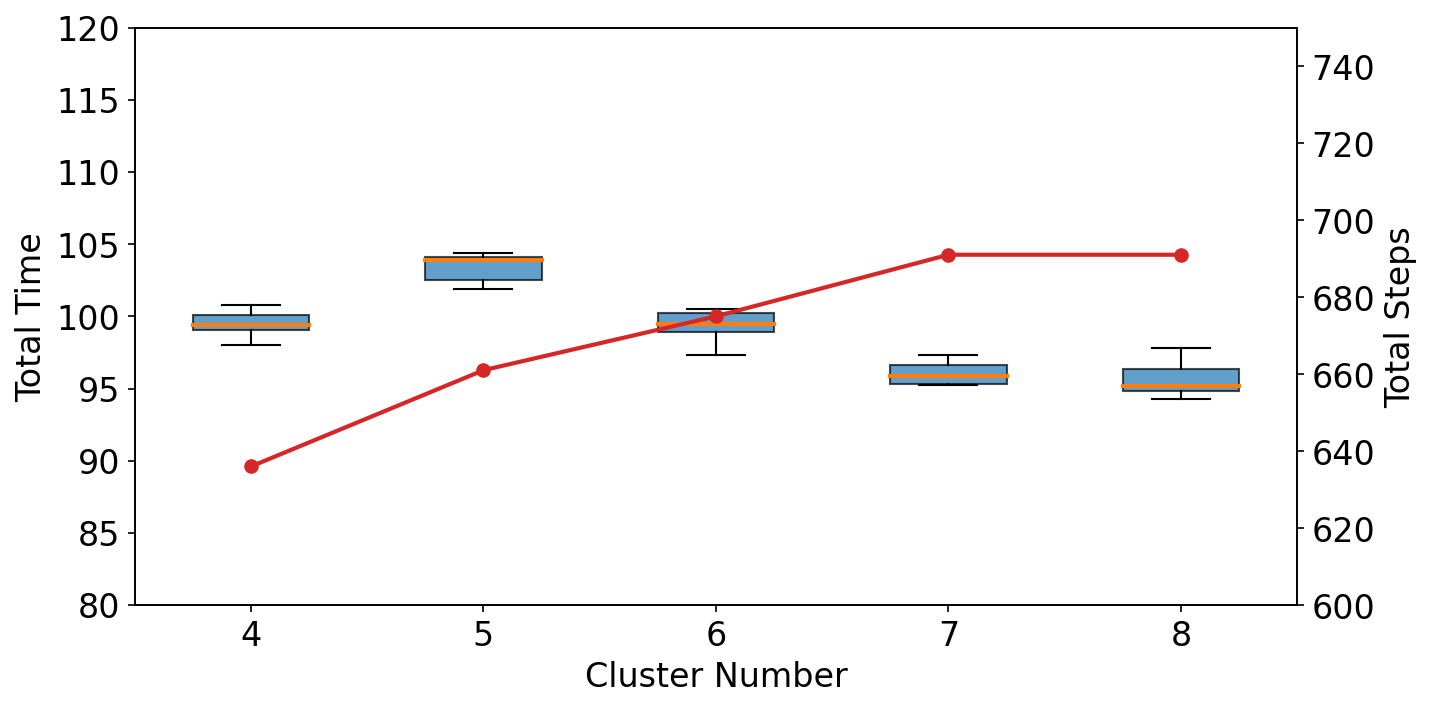

This chart was generated by the following Python code:
import pandas as pd
import matplotlib.pyplot as plt
import os

# -----------------------------
# Raw data
# -----------------------------
data = {
    "Cluster Number": (
        [4]*5 +
        [5]*5 +
        [6]*5 +
        [7]*5 +
        [8]*5
    ),
    "Total Steps": (
        [636]*5 +
        [661]*5 +
        [675]*5 +
        [691]*5 +
        [691]*5
    ),
    "Total Time": [
        100.78, 99.38, 100.09, 99.02, 98.02,
        104.41, 101.91, 103.93, 102.54, 104.10,
        98.89, 97.34, 99.50, 100.50, 100.21,
        95.90, 95.30, 96.62, 97.31, 95.24,
        95.20, 94.84, 94.30, 96.34, 97.84
    ]
}

df = pd.DataFrame(data)

clusters = sorted(df["Cluster Number"].unique())
steps_per_cluster = df.groupby("Cluster Number")["Total Steps"].first().loc[clusters]
time_by_cluster = [
    df[df["Cluster Number"] == c]["Total Time"].values
    for c in clusters
]

# -----------------------------
# Plot
# -----------------------------
fig, ax1 = plt.subplots(figsize=(10, 5))

# Total Time boxplot
ax1.boxplot(
    time_by_cluster,
    positions=clusters,
    widths=0.5,
    patch_artist=True,
    boxprops=dict(facecolor="#1f77b4", edgecolor="black", alpha=0.7),
    medianprops=dict(color="#ff7f0e", linewidth=2),
    whiskerprops=dict(color="black"),
    capprops=dict(color="black")
)



ax1.set_xlabel("Cluster Number", fontsize=16)
ax1.set_ylabel("Total Time", fontsize=16)
ax1.set_ylim(80, 120)   # 放大 Time 纵轴范围
ax1.tick_params(axis="y", labelsize=16)
ax1.tick_params(axis="x", labelsize=16)

# Total Steps line (secondary y-axis)
ax2 = ax1.twinx()
ax2.plot(
    clusters,
    steps_per_cluster.values,
    color="#d62728",
    marker="o",
    linewidth=2
)

ax2.set_ylabel("Total Steps", fontsize=16)
ax2.set_ylim(600, 750)  # 放大 Steps 纵轴范围
ax2.tick_params(axis="y", labelsize=16)
ax2.tick_params(axis="x", labelsize=16)
# plt.title("Total Time (Boxplot) and Total Steps (Line)", fontsize=16)

script_dir = os.path.dirname(os.path.abspath(__file__))

cluster_number_sensitivity_plot_path = os.path.join(script_dir, 'cluster_number_sensitivity.png')

if cluster_number_sensitivity_plot_path:
    plt.savefig(cluster_number_sensitivity_plot_path, dpi=150, bbox_inches='tight')
    print(f"Cluster number sensitivity plot saved to: {cluster_number_sensitivity_plot_path}")

plt.show()
